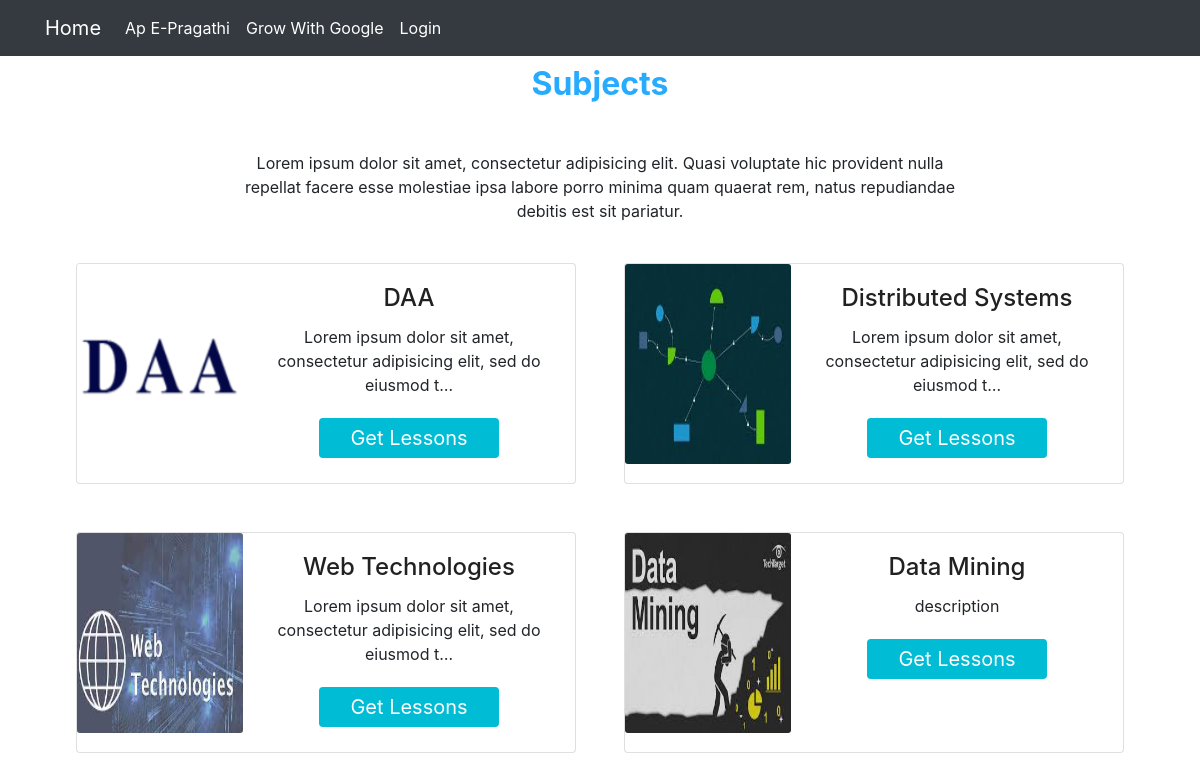
The page /curriculum/r19cse/ on the database its author committed.
### curriculum/models.py (models this page shows, shortened)
class Subject(models.Model):
    subject_id = models.CharField(max_length=100, unique=True)
    name = models.CharField(max_length=100)
    slug = models.SlugField(null=True, blank=True)
    standard = models.ForeignKey(Standard, on_delete=models.CASCADE, related_name='subjects')
    image = models.ImageField(upload_to=save_subject_image, blank=True, verbose_name='Subject Image')
    description = models.TextField(max_length=500,blank=True)

### curriculum/views.py (the view)
# urls.py: path('<slug:slug>/', views.SubjectListView.as_view(), name='subject_list'),
class SubjectListView(DetailView):
    context_object_name = 'standards'
    extra_context = {
        'slots': TimeSlots.objects.all()
    }
    model = Standard
    template_name = 'curriculum/subject_list_view.html'

### curriculum/templates/curriculum/subject_list_view.html (shortened to what this page needs)
  {% extends 'base.html' %}
  {% load static %}
  {% block content %}
  <section id="best-features" class="text-center">
    <h2 class="mb-5 mt-5 font-weight-bold" style="color:#26abff;">Subjects</h2>
    <div class="row d-flex justify-content-center mb-4">
      <div class="col-md-8">
        <p class="grey-text">Lorem ipsum dolor sit amet, consectetur adipisicing elit. Quasi voluptate
                          hic
                          provident nulla repellat
                          facere esse molestiae ipsa labore porro minima quam quaerat rem, natus repudiandae debitis
                          est
                          sit pariatur.</p>
      </div>
    </div>
                <div class="row d-flex justify-content-center mb-3">
                {% for subject in standards.subjects.all %}
                <div class="card mb-5 mr-4 ml-4 box-shadow-hover" style="max-width: 500px;">
                  <div class="row no-gutters">
                            <div class="col-md-4">
                              <img src="{{subject.image.url|default_if_none:'#'}}" class="card-img" alt="No image found" height="200px" width="200px">
                            </div>
                            <div class="col-md-8">
                              <div class="card-body">
                                <h4 class="card-title" style="color:#212121;">{{subject.name}}</h4>
                                <p class="card-text">{{subject.description|truncatechars:75}}</p>
                                    <a href="{% url 'curriculum:lesson_list' slug=subject.slug standard=standards.slug %}"><button class="button-les"> <span> Get Lessons</span></button></a>
                              </div>
                            </div>
                  </div>
                  </div>
                {% endfor %}
                </div>
  </section>
  {%endblock%}

### templates/base.html (shortened to what this page needs)
<!DOCTYPE html>
<html lang="en" dir="ltr">
  <head>
    {% load static %}
    <link rel="stylesheet" href="https://stackpath.bootstrapcdn.com/bootstrap/4.5.2/css/bootstrap.min.css">
    <link rel="stylesheet" href="{% static 'css/master_css.css' %}">
  </head>
  <body >
              <nav class="navbar navbar-expand-lg  navbar-light bg-dark fixed-top ">
                <div class="container" >
                  <a class="navbar-brand" href="{% url 'index' %}" style="color:#FFFFFF;" >Home</a>
                      <div class="collapse navbar-collapse" id="basicExampleNav" >
                        <ul class=" navbar-nav  mr-auto smooth-scroll " >
                                <li class="nav-item">
                                  <a class="nav-link" href="https://myap.e-pragati.in/" target="_blank" style="color:#FFFFFF;">Ap E-Pragathi</a>
                               </li>
                               <li class="nav-item">
                                <a class="nav-link" href="https://grow.google/intl/en_in/learn-skills/" target="_blank" style="color:#FFFFFF;">Grow With Google</a>
                             </li>
                                {% if user.is_authenticated %}
                                    <li class="nav-item  ">
                                     <a class="nav-link" href="{% url 'user_logout' %}" style="color:#FFFFFF;">Logout</a>
                                    </li>
                                {% else %}
                                    <li class="nav-item ">
                                        <a class="nav-link" href="{% url 'user_login' %}" style="color:#FFFFFF;">Login</a>
                                    </li>
                                    {% endif %}
                        </ul>
                      </div>
                </div>
              </nav>
    <div class="container">
        {%block content%}
        {%endblock%}
    </div>
  </body>
</html>

### static/css/master_css.css (style rules this page uses)
html, body, header, #intro { height: 100%; }
.navbar-light .navbar-nav .nav-link { color: #ff5722; }
.navbar-light .nav-link { color: #ff5722; }
.navbar-expand-lg { background-color: #b2ebf2; }
.button-les { border-radius: 4px; background-color: #00bcd4; border: none; color: #FFFFFF; text-align: center; font-size: 20px; padding: 5px; width: 180px; transition: all 0.5s; cursor: pointer; margin: 5px; }
.button-les span { cursor: pointer; display: inline-block; position: relative; transition: 0.5s; }
.button-les span:after { content: '\00bb'; position: absolute; opacity: 0; top: 0; right: -20px; transition: 0.5s; }

### rows shown on the page
Subject: image (picture), name "DAA", description "Lorem ipsum dolor sit amet, consectetur adipisicing elit, sed do eiusmod t…"
Subject: image (picture), name "Distributed Systems", description "Lorem ipsum dolor sit amet, consectetur adipisicing elit, sed do eiusmod t…"
Subject: image (picture), name "Web Technologies", description "Lorem ipsum dolor sit amet, consectetur adipisicing elit, sed do eiusmod t…"
Subject: image (picture), name "Data Mining", description "description"
